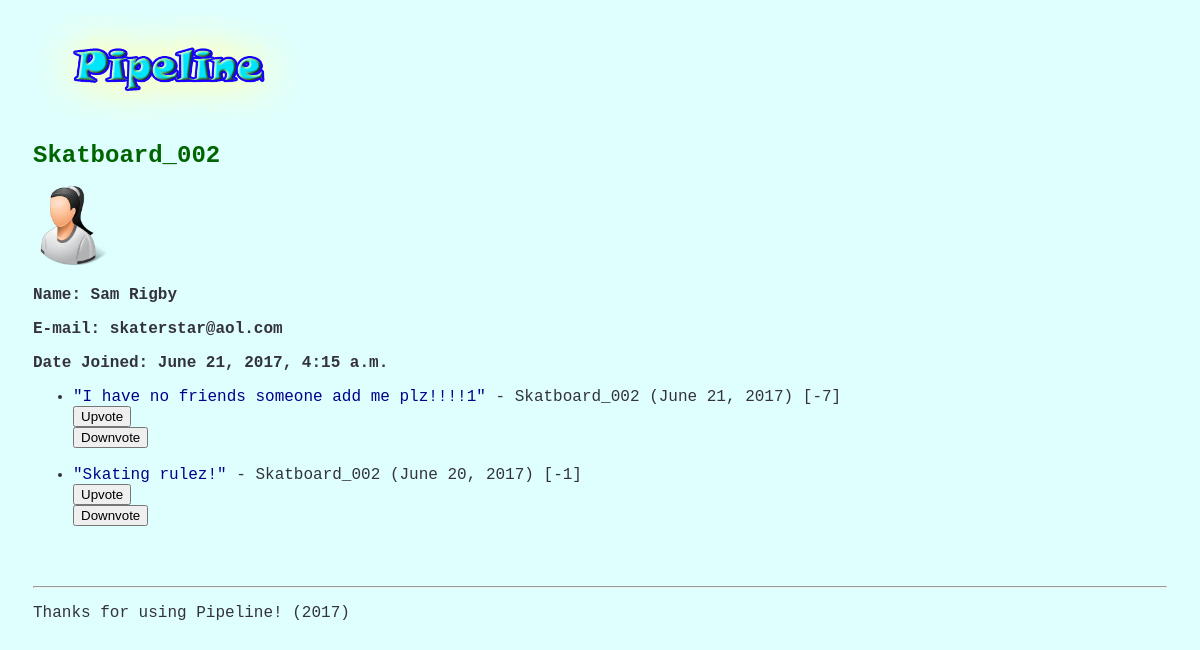
The app's page /profile/2/ with its own data.
### posts/models.py (models this page shows, shortened)
class Post(models.Model):
    message = models.CharField(max_length=100)
    post_date = models.DateTimeField()
    user = models.ForeignKey(User, null = True, blank = True)
    votes = models.IntegerField()

### pipeline/views.py (the view)
# urls.py: url(r'^profile/(?P<user_id>\d{1,3})/$', profile),
def profile(request, user_id):
    now = datetime.datetime.now()
    users = User.objects.all()
    try:
        user_id = int(user_id)
    except ValueError:
        raise Http404()
    unsorted_posts = Post.objects.filter(user = user_id)
    recent_posts = sort_posts_recent(unsorted_posts)
    return render(request, 'profile.html', {'users': users, 'you': request.user, 'user_id': user_id, 'posts': recent_posts, 'current_date': now})

### pipeline/views.py (called while the page is built)
def sort_posts_recent(posts_data):
    post_tuples = [(single_post.post_date, single_post) for single_post in posts_data]
    sorted_posts = [item[1] for item in sorted(post_tuples, key=lambda tup: tup[0], reverse=True)]
    return sorted_posts

### templates/profile.html (shortened to what this page needs)
{% extends "base.html" %}
{% block content %}
{% load static %}
<h1>{% for user in users %}{% if user.id == user_id %}{{ user.username }}{% endif %}{% endfor %}</h1>
<h2>
    {% for user in users %}
    {% if user.id == user_id %}
        {% if user.profile.avatar == 'no_avatar' %}<img src = "{% static 'avatars/no_avatar.png' %}" alt = "No Avatar" width = "70px">
        {% elif user.profile.avatar == 'avatar1' %}<img src = "{% static 'avatars/avatar1.png' %}" alt = "Avatar 1" width = "80px">
        {% elif user.profile.avatar == 'avatar2' %}<img src = "{% static 'avatars/avatar2.png' %}" alt = "Avatar 2" width = "80px">
        {% elif user.profile.avatar == 'avatar3' %}<img src = "{% static 'avatars/avatar3.png' %}" alt = "Avatar 3" width = "80px">
        {% elif user.profile.avatar == 'avatar4' %}<img src = "{% static 'avatars/avatar4.png' %}" alt = "Avatar 4" width = "80px">
        {% elif user.profile.avatar == 'avatar5' %}<img src = "{% static 'avatars/avatar5.png' %}" alt = "Avatar 5" width = "80px">
        {% elif user.profile.avatar == 'avatar6' %}<img src = "{% static 'avatars/avatar6.png' %}" alt = "Avatar 6" width = "80px">
        {% elif user.profile.avatar == 'avatar7' %}<img src = "{% static 'avatars/avatar7.png' %}" alt = "Avatar 7" width = "80px">
        {% elif user.profile.avatar == 'avatar8' %}<img src = "{% static 'avatars/avatar8.png' %}" alt = "Avatar 8" width = "80px">
        {% elif user.profile.avatar == 'avatar9' %}<img src = "{% static 'avatars/avatar9.png' %}" alt = "Avatar 9" width = "80px">
        {% elif user.profile.avatar == 'avatar10' %}<img src = "{% static 'avatars/avatar10.png' %}" alt = "Avatar 10" width = "80px">{% endif %}
    <p>Name: {{ user.first_name | capfirst }} {{ user.last_name | capfirst }}</p>
    <p>E-mail: {{ user.email }}</p>
    <p>Date Joined: {{ user.date_joined }}</p>
    </h2>
    <p>
    <ul>
	{% for post in posts %}
	<li><a href = "/post/{{post.id}}/0">"{{ post.message }}"</a> - {{ post.user.username | capfirst }} {% if post.post_date.date == current_date.date %}(Today, {{ post.post_date.time }}){% else %}({{ post.post_date.date }}){% endif %} [{{ post.votes }}]</li>
<form action="/post/{{post.id}}/1" method="get">
	<input type="submit" value="Upvote">
</form>
<form action="/post/{{post.id}}/2" method="get">
	<input type="submit" value="Downvote">
</form>
{% endfor %}
</ul>
</p>
{% endif %}
{% endfor %}
{% endblock %}

### templates/base.html (style rules this page uses)
h1 { color: darkgreen; font-family: monospace; font-size: 24px; }
h2 { font-family: monospace; color: black; font-size: 17px; text-decoration: bold }
ul, p { font-family: monospace; color: #333339; font-size: 16px; }
a { font-family: monospace; color: darkblue; text-decoration: none; font-size: 16px; }
body { background-color: #DFFFFF; display: block; padding: 5px 25px; }

### records on screen
Post: message "I have no friends someone add me plz!!!!1", user.username "Skatboard_002", post_date "June 21, 2017", votes "-7"
Post: message "Skating rulez!", user.username "Skatboard_002", post_date "June 20, 2017", votes "-1"

### other values on screen
{{ user.username }} "Skatboard_002"
{{ user.first_name | capfirst }} "Sam"
{{ user.last_name | capfirst }} "Rigby"
{{ user.email }} "skaterstar@aol.com"
{{ user.date_joined }} "June 21, 2017, 4:15 a.m."
